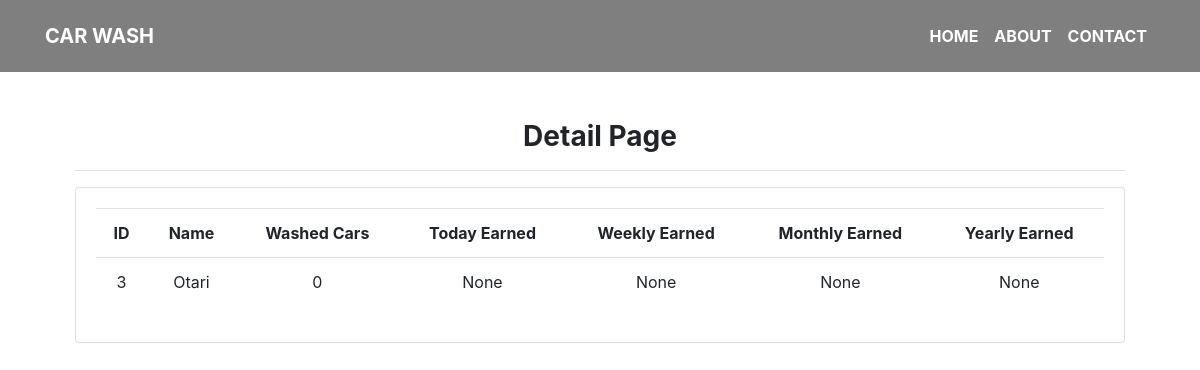
The app's page /washer_detail/3/ with its own data.
### car_wash/models.py (models this page shows, shortened)
class CarWasher(models.Model):
    name = models.CharField(max_length=200)

### car_wash/views.py (the view)
# urls.py: path('washer_detail/<int:pk>/', view=washer_detail, name='washer-detail'),
def washer_detail(request, pk: int):
    washer_by_id = CarWasher.objects.get(pk=pk)
    orders = washer_by_id.orders.all()
    today = datetime.today()
    context = {
        'washer_by_id': washer_by_id,
        'today_earned': orders.filter(created_date__range=[date(1), today]).aggregate(salary=Sum('order_price')).get(
            'salary'),
        'weekly_earned': orders.filter(created_date__range=[date(7), today]).aggregate(salary=Sum('order_price')).get(
            'salary'),
        'monthly_earned': orders.filter(created_date__range=[date(30), today]).aggregate(salary=Sum('order_price')).get(
            'salary'),
        'yearly_earned': orders.filter(created_date__range=[date(365), today]).aggregate(salary=Sum('order_price')).get(
            'salary'),
    }
    return render(request, 'washer_details.html', context)

### car_wash/get_date.py (called while the page is built)
def date(days):
    return datetime.now() - timedelta(days=days)

### car_wash/templates/washer_details.html
{% extends 'base.html' %}
{% block body %}
    <br>
    <br>
    <br>
    <br>
    <br>
    <div class="container">
<div class="col-md-12">
		<h3><strong>Detail Page</strong></h3>
		<hr>
		<div class="card card-body">
            <table class="table">
				<tr>
                    <th>ID</th>
                    <th>Name</th>
                    <th>Washed Cars</th>
                    <th>Today Earned</th>
                    <th>Weekly Earned</th>
                    <th>Monthly Earned</th>
                    <th>Yearly Earned</th>
				</tr>
                <tr>
                    <td>{{ washer_by_id.id }}</td>
					<td>{{ washer_by_id.name }}</td>
                    <td>{{ washer_by_id.orders.count }}</td>
                    <td>{{ today_earned }}</td>
                    <td>{{ weekly_earned }}</td>
                    <td>{{ monthly_earned }}</td>
                    <td>{{ yearly_earned }}</td>
                </tr>
			</table>
		</div>
	</div>
{% endblock body %}

### static/css/main.css (style rules this page uses)
div { text-align: center; }
body { background-image: url('/static/images/background.jpg'); background-repeat: no-repeat; background-size: 1500px 750px; background-attachment: fixed; }

### records on screen
CarWasher: id "3", name "Otari", orders.count "0"

### other values on screen
{{ today_earned }} "None"
{{ weekly_earned }} "None"
{{ monthly_earned }} "None"
{{ yearly_earned }} "None"
